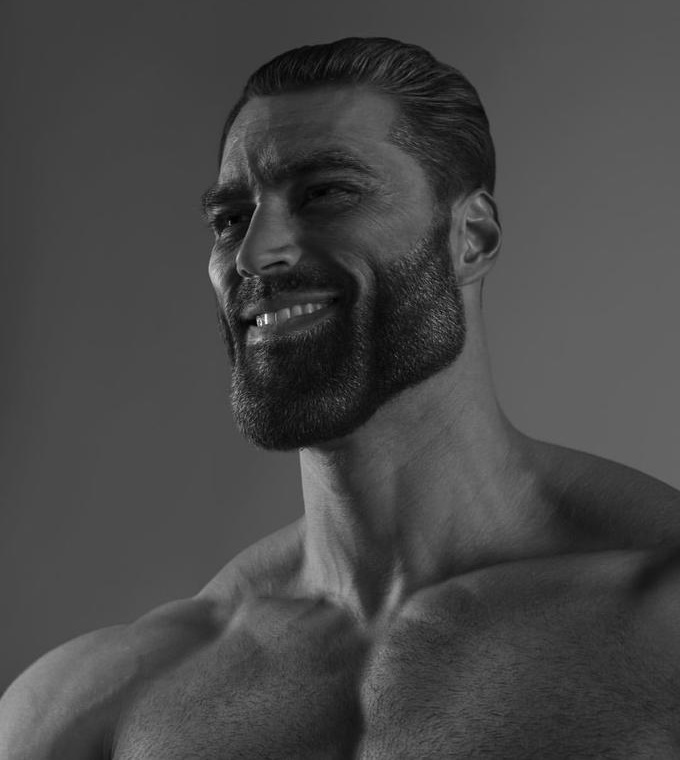
#> input picture gigachad.jpg, 680 x 760 px
$ jupyter execute --allow-errors pywt-idwt2-error.ipynb
#> lines starting #> are read from the running program, lines starting #| are printed output that depends on the picture
[cell 1]
import pywt.data

import cv2

import numpy as np

import matplotlib.pyplot as plt

original = cv2.imread('gigachad.jpg',cv2.IMREAD_GRAYSCALE)
#> original is the input picture: shape (760, 680); min 0, max 255, mean 70.5
print(f"original.shape = {original.shape}")
#| original.shape = (760, 680)

coeffs_d_1 = pywt.dwt2(original,'db3')
print(f"coeffs_d_1[1][1].shape = {coeffs_d_1[1][1].shape}")
#| coeffs_d_1[1][1].shape = (382, 342)
coeffs_d_2 = pywt.dwt2(coeffs_d_1[0],'db3')
print(f"coeffs_d_2[1][1].shape = {coeffs_d_2[1][1].shape}")
#| coeffs_d_2[1][1].shape = (193, 173)
coeffs_d_3 = pywt.dwt2(coeffs_d_2[0],'db3')
print(f"coeffs_d_3[1][1].shape = {coeffs_d_3[1][1].shape}")
#| coeffs_d_3[1][1].shape = (99, 89)
coeffs_d_4 = pywt.dwt2(coeffs_d_3[0],'db3')
print(f"coeffs_d_4[1][1].shape = {coeffs_d_4[1][1].shape}")
#| coeffs_d_4[1][1].shape = (52, 47)
coeffs_d_5 = pywt.dwt2(coeffs_d_4[0],'db3')
print(f"coeffs_d_5[1][1].shape = {coeffs_d_5[1][1].shape}")
#| coeffs_d_5[1][1].shape = (28, 26)
coeffs_d_6 = pywt.dwt2(coeffs_d_5[0],'db3')
print(f"coeffs_d_6[1][1].shape = {coeffs_d_6[1][1].shape}")
#| coeffs_d_6[1][1].shape = (16, 15)

coeffs_u_1 = pywt.idwt2((np.empty(coeffs_d_6[0].shape),coeffs_d_6[1]),'db3')
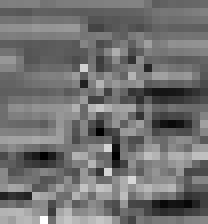
#> coeffs_u_1: shape (28, 26) float64 (shown 8 times larger); min 301.7, max 3102.6, mean 1553.7; drawn with min black and max white
print(f"coeffs_u_1.shape = {coeffs_u_1.shape}")
#| coeffs_u_1.shape = (28, 26)
coeffs_u_2 = pywt.idwt2((coeffs_u_1,coeffs_d_5[1]),'db3')
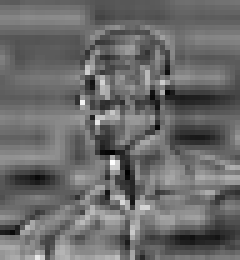
#> coeffs_u_2: shape (52, 48) float64 (shown 5 times larger); min 6.09, max 1839.5, mean 773.5; drawn with min black and max white
print(f"coeffs_u_2.shape = {coeffs_u_2.shape}")
#| coeffs_u_2.shape = (52, 48)
#> (the rest of this cell did not finish here and is left out)
